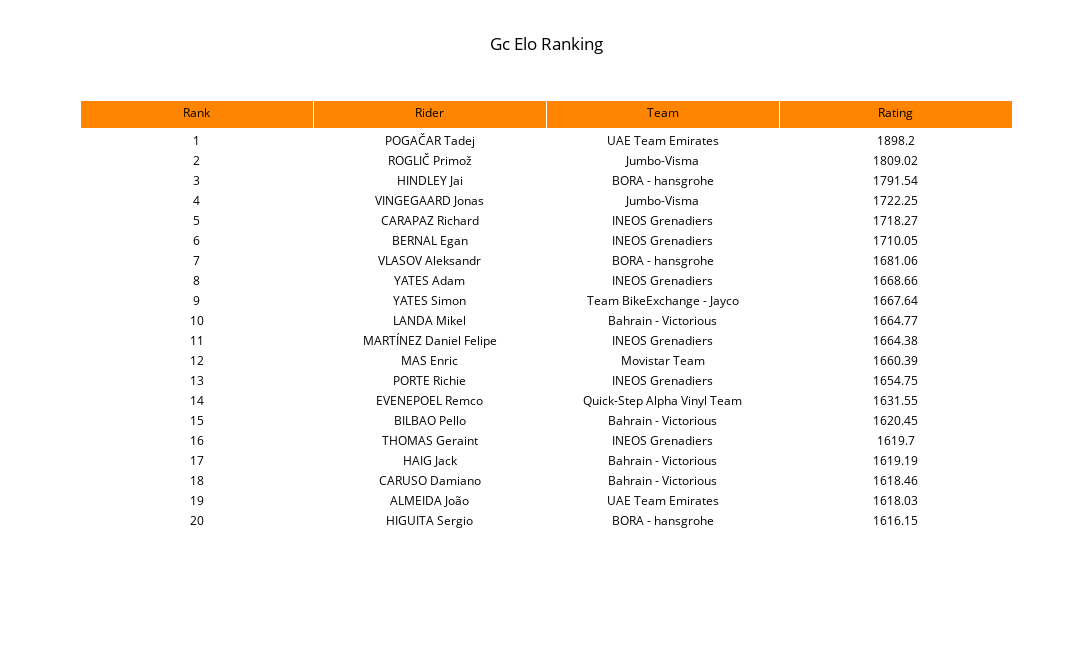

Here is the notebook cell this chart was saved with:
### Code cell
# ===== generate and save most recent rankings for RACE_TYPE ===== #
curr_date = datetime.today().strftime('%Y%m%d')
fname = f'{RACE_TYPE.lower()}-{GENDER}-{curr_date}.png'
gen_rankings_viz(ratings, results, title = f'{RACE_TYPE.title()} Elo Ranking', fname = fname)

### Figure 1 — Plotly figure (JSON) as saved in the notebook; plotly's stock layout.template omitted (floating-point values rounded to 4 significant figures)
{"data": [{"cells": {"align": "center", "fill": {"color": "white"}, "font": {"color": "black"}, "values": [[1, 2, 3, 4, 5, 6, 7, 8, 9, 10, 11, 12, 13, 14, 15, 16, 17, 18, 19, 20], ["POGAČAR Tadej", "ROGLIČ Primož", "HINDLEY Jai", "VINGEGAARD Jonas", "CARAPAZ Richard", "BERNAL Egan", "VLASOV Aleksandr", "YATES Adam", "YATES Simon", "LANDA Mikel", "MARTÍNEZ Daniel Felipe", "MAS Enric", "PORTE Richie", "EVENEPOEL Remco", "BILBAO Pello", "THOMAS Geraint", "HAIG Jack", "CARUSO Damiano", "ALMEIDA João", "HIGUITA Sergio"], ["UAE Team Emirates", "Jumbo-Visma", "BORA - hansgrohe", "Jumbo-Visma", "INEOS Grenadiers", "INEOS Grenadiers", "BORA - hansgrohe", "INEOS Grenadiers", "Team BikeExchange - Jayco", "Bahrain - Victorious", "INEOS Grenadiers", "Movistar Team", "INEOS Grenadiers", "Quick-Step Alpha Vinyl Team", "Bahrain - Victorious", "INEOS Grenadiers", "Bahrain - Victorious", "Bahrain - Victorious", "UAE Team Emirates", "BORA - hansgrohe"], [1898.0, 1809.0, 1792.0, 1722.0, 1718.0, 1710.0, 1681.0, 1669.0, 1668.0, 1665.0, 1664.0, 1660.0, 1655.0, 1632.0, 1620.0, 1620.0, 1619.0, 1618.0, 1618.0, 1616.0]]}, "header": {"align": "center", "fill": {"color": "#FF8500"}, "font": {"color": "black"}, "values": ["Rank", "Rider", "Team", "Rating"]}, "type": "table"}], "layout": {"height": 650, "title": {"font": {"color": "black"}, "text": "Gc Elo Ranking", "x": 0.5}, "width": 1300}}
